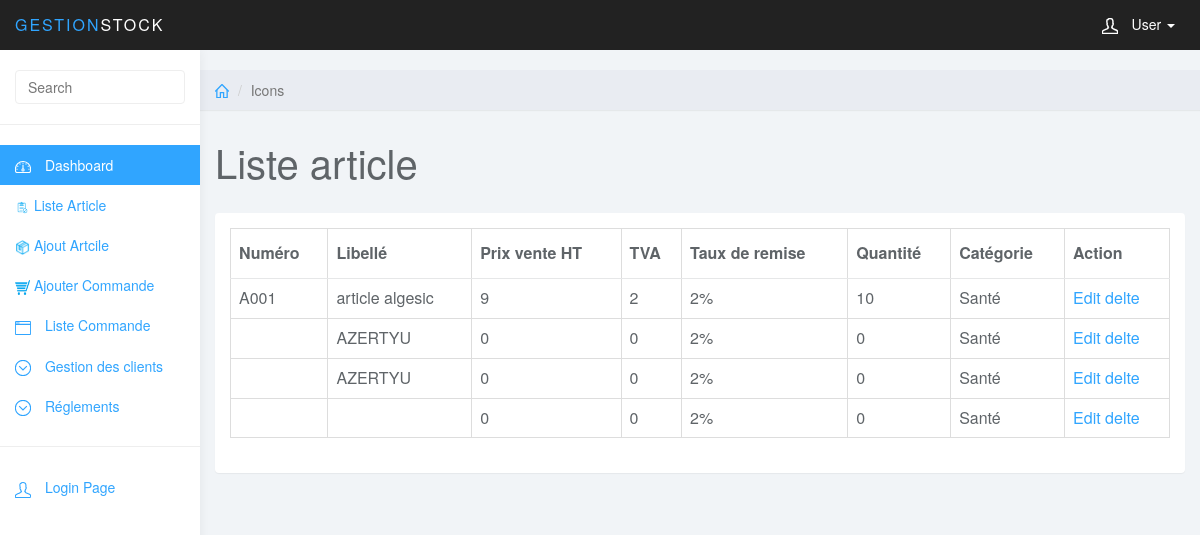
Before: /index.controller.php?action=liste&controller=article with the older database file.
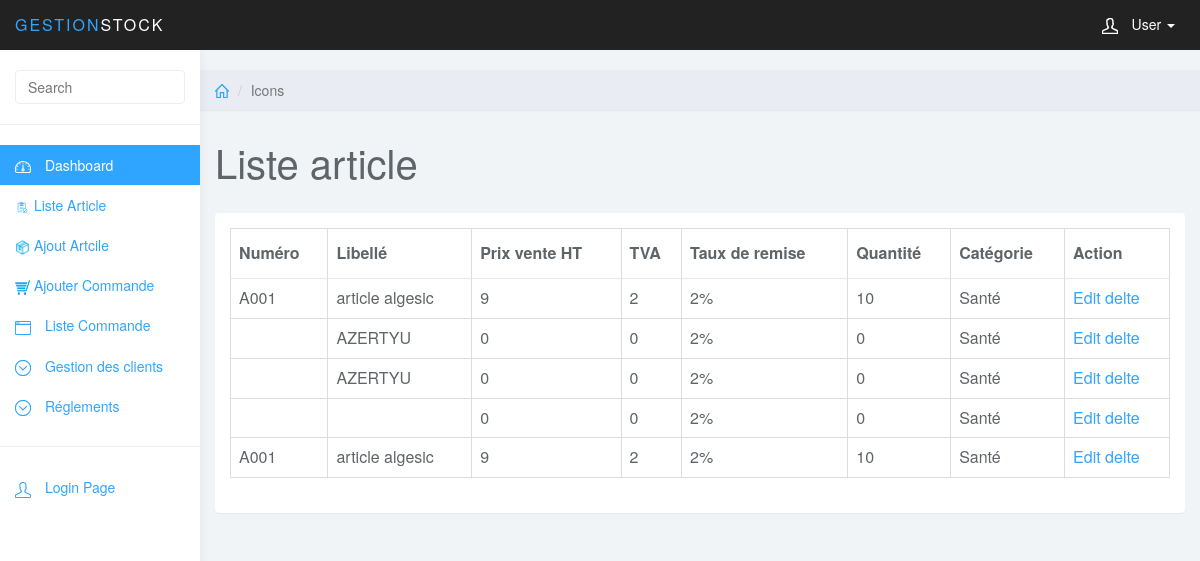
After: the same page with the newer database file.
### tables this page shows
CREATE TABLE `article` (
  `id` int(11) NOT NULL,
  `lib_article` text NOT NULL,
  `prix_HT` float NOT NULL,
  `TVA` float NOT NULL,
  `qte_article` int(11) NOT NULL,
  `photo_article` varchar(50) NOT NULL,
  `description_article` varchar(300) NOT NULL,
  `num_artcile` varchar(10) NOT NULL,
  `id_remise` int(10) NOT NULL,
  `id_cat` int(10) NOT NULL
);

### models/article.class.php (called while the page is built, shortened)
<?php
class Article
{
	public function liste($cnx)
	{
		$query = 'SELECT * FROM article';
		$tab=$cnx->query($query)->fetchAll(PDO::FETCH_OBJ);
		return $tab;
	}
}
?>

### views/article/article_liste.php (the view, shortened to what this page needs)
<?php include('include/header.php') ?>
	<div class="col-sm-9 col-sm-offset-3 col-lg-10 col-lg-offset-2 main">
		<div class="row">
			<ol class="breadcrumb">
				<li><a href="#"><svg class="glyph stroked home"><use xlink:href="#stroked-home"></use></svg></a></li>
				<li class="active">Icons</li>
			</ol>
		</div>
		<div class="row">
			<div class="col-lg-12">
				<h1 class="page-header">Liste article</h1>
			</div>
		</div>
<form action="article.controller.php" method="post" enctype="multipart/form-data">
		<div class="row">
			<div class="col-lg-12">
				<div class="panel panel-default">
					<div class="panel-body">
						<table class="table table-bordered" data-toggle="tablee"   data-show-refresh="true" data-show-toggle="true" data-show-columns="true" data-search="true"  data-pagination="true" data-sort-name="name" data-sort-order="desc">
						    <thead>
						    <tr>
						        <th data-field="num" data-checkbox="true" >Numéro</th>
						        <th data-field="lib" data-sortable="true">Libellé</th>
						        <th data-field="pHT"  data-sortable="true">Prix vente HT</th>
								<th data-field="TVA"  data-sortable="true">TVA</th>
								<th data-field="tRemise" data-sortable="true">Taux de remise</th>
						        <th data-field="qte" data-sortable="true">Quantité</th>
								<th data-field="categ" data-sortable="true">Catégorie</th>
								<th data-field="categ" data-sortable="true">Action</th>
						    </tr>
							</thead>
							<?php
							foreach($res as $article){
							?>
							<tr>
							<td><?php echo $article->num_artcile; ?></td>
							<td> <?php echo $article->lib_article; ?></td>
							<td><?php echo $article->prix_HT; ?></td>
							<td><?php echo $article->TVA; ?></td>
							<td><?php echo "2%"; ?></td>
							<td><?php echo $article->qte_article; ?></td>
							<td><?php echo "Santé"; ?></td>
							<td>
							<a href="index.controller.php?controller=article&action=showEdit&id=<?php echo $article->id; ?>">Edit</a>
							<a href="index.controller.php?controller=article&action=delete&id=<?php echo $article->id; ?>">delte</a>
							</td>
							</tr>
							<?php } ?>
						</table>
					</div>
				</div>
			</div>
		</div>
							</form>
	</div>

Changed rows visible on the page:
added article: num_artcile "A001", lib_article "article algesic", prix_HT "9", TVA "2", qte_article "10"
